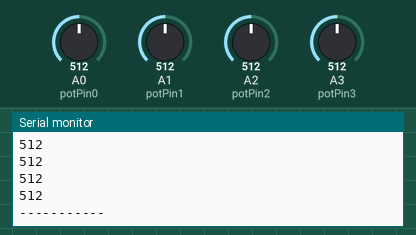
Recording of a sketch running on a simulated Arduino Uno, built with avr-gcc and run on an emulated ATmega328P. On the bench: the last lines printed to the serial monitor. Inputs (shaded band) come from the test bench; at power-on: A0 (potPin0) = 512, A1 (potPin1) = 512, A2 (potPin2) = 512, A3 (potPin3) = 512.

Above: at 1.8 s.
1.9 s: A0 (potPin0) set to 716
3.4 s: A1 (potPin1) set to 306
4.9 s: A2 (potPin2) set to 992
At 5.6 s:
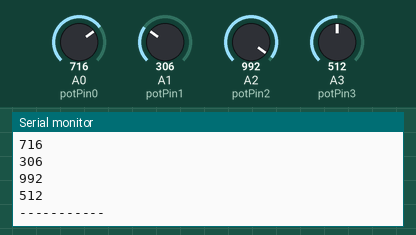
6.4 s: A3 (potPin3) set to 30
At 7.8 s:
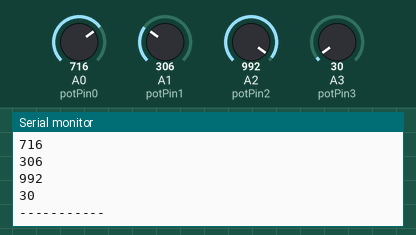
Timing chart, 0 to 8.9 s (numbered marks = the images above; inputs shaded):
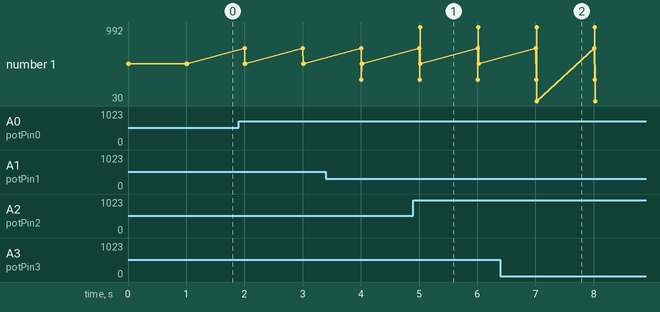

Measured:
- after the input at 4.9 s, the serial monitor: prints a new line after 0.12 s (image 1)
- after the input at 6.4 s, the serial monitor: prints a new line after 0.62 s (image 2)
- plotted number 1: 512 → 30 after the input at 6.4 s

The sketch:

PotentiometerTestingA0.ino
```cpp
const int potPin0 = A0;
const int potPin1 = A1;
const int potPin2 = A2;
const int potPin3 = A3;
void setup() {
  pinMode(potPin0, INPUT);
  pinMode(potPin1, INPUT);
  pinMode(potPin2, INPUT);
  pinMode(potPin3, INPUT);
  Serial.begin(9600);
}

void loop() {
  Serial.println(analogRead(potPin0));
  Serial.println(analogRead(potPin1));
  Serial.println(analogRead(potPin2));
  Serial.println(analogRead(potPin3));
  Serial.println("-----------");
  delay(1000);
}
```
